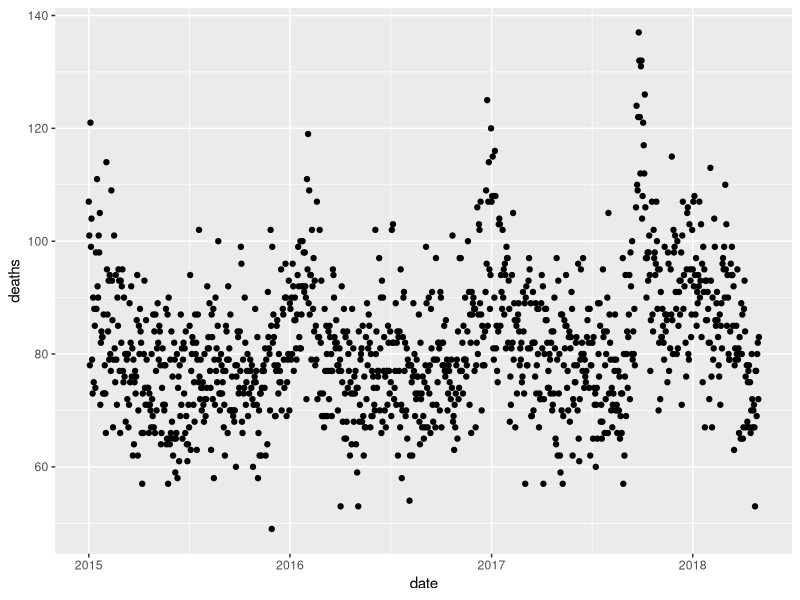
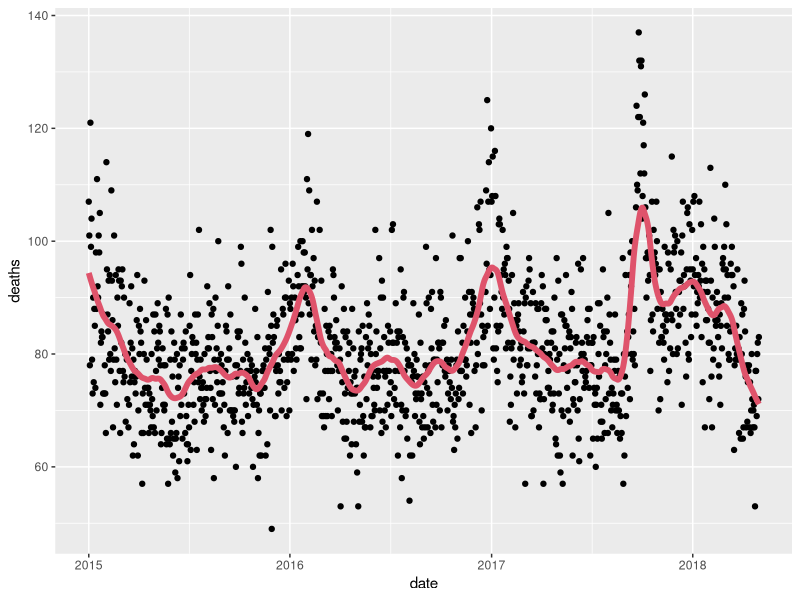
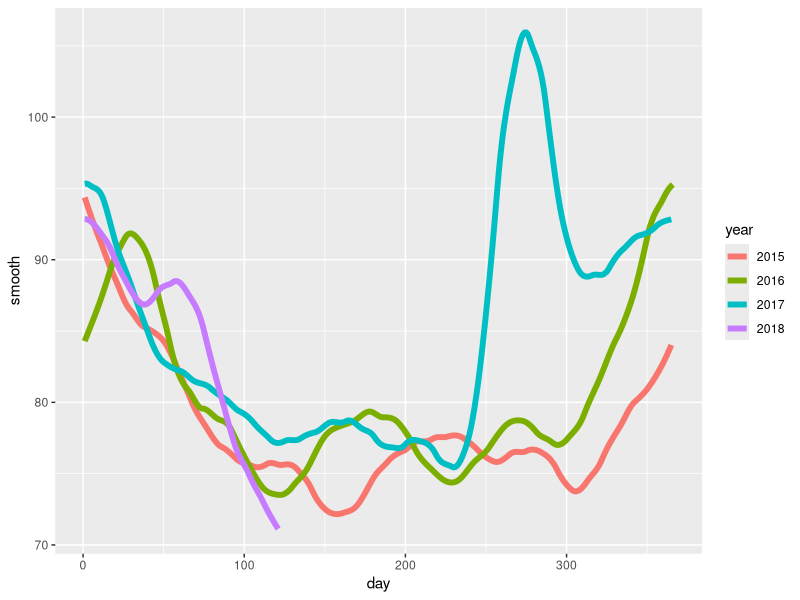

Write the R code that produced these figures, in order. (Note: this script raises an error after producing the figures.)
#Ejercicio_NO3_S03

#Obtenemos la morandand de Puerto Rico del 2015-2018

library(tidyverse)
library(lubridate)
library(purrr)
library(pdftools)


fn <- system.file("extdata", "RD-Mortality-Report_2015-18-180531.pdf", package="dslabs")

dat <- map_df(str_split(pdf_text(fn), "\n"), function(s){
  s <- str_trim(s)
  header_index <- str_which(s, "2015")[1]
  tmp <- str_split(s[header_index], "\\s+", simplify = TRUE)
  month <- tmp[1]
  header <- tmp[-1]
  tail_index  <- str_which(s, "Total")
  n <- str_count(s, "\\d+")
  out <- c(1:header_index, which(n==1), which(n>=28), tail_index:length(s))
  s[-out] %>%
    str_remove_all("[^\\d\\s]") %>%
    str_trim() %>%
    str_split_fixed("\\s+", n = 6) %>%
    .[,1:5] %>%
    as_data_frame() %>% 
    setNames(c("day", header)) %>%
    mutate(month = month,
           day = as.numeric(day)) %>%
    gather(year, deaths, -c(day, month)) %>%
    mutate(deaths = as.numeric(deaths))
}) %>%
  mutate(month = recode(month, "JAN" = 1, "FEB" = 2, "MAR" = 3, "APR" = 4, "MAY" = 5, "JUN" = 6, 
                        "JUL" = 7, "AGO" = 8, "SEP" = 9, "OCT" = 10, "NOV" = 11, "DEC" = 12)) %>%
  mutate(date = make_date(year, month, day)) %>%
  filter(date <= "2018-05-01")


head(dat)


dat %>% ggplot(aes(date, deaths)) +
  geom_point() + 
  geom_smooth(color="red", span = 0.15, method.args = list(degree=1))


#Use la función loess para obtener una estimación uniforme del número esperado de muertes en función de la fecha. Trace esta función suave resultante. Haz el lapso de unos dos meses.



span <- 60 / as.numeric(diff(range(dat$date)))
fit <- dat %>% mutate(x = as.numeric(date)) %>% loess(deaths ~ x, data = ., span = span, degree = 1)
dat %>% mutate(smooth = predict(fit, as.numeric(date))) %>%
  ggplot() +
  geom_point(aes(date, deaths)) +
  geom_line(aes(date, smooth), lwd = 2, col = 2)


#Trabaje con los mismos datos que en Q1 para trazar estimaciones uniformes con respecto al día del año, todo en el mismo diagrama, pero con diferentes colores para cada año.

#¿Qué código produce la grafica deseada?


dat %>% 
  mutate(smooth = predict(fit, as.numeric(date)), day = yday(date), year = as.character(year(date))) %>%
  ggplot(aes(day, smooth, col = year)) +
  geom_line(lwd = 2)


#Supongamos que queremos predecir 2s y 7s en el conjunto de datos mnist_27 con solo la segunda covariable. ¿Podemos hacer esto? En la primera inspección parece que los datos no tienen mucho poder predictivo.

#De hecho, si ajustamos una regresión logística regular, ¡el coeficiente para x_2 no es significativo!
  
#Esto se puede ver usando este código:

library(broom)
mnist_27$train %>% glm(y ~ x_2, family = "binomial", data = .) %>% tidy()


#Trazar un diagrama de dispersión aquí no es útil ya que y es binario:

qplot(x_2, y, data = mnist_27$train)


#Ajuste una línea de loess a los datos anteriores y trace los resultados. Que observas
